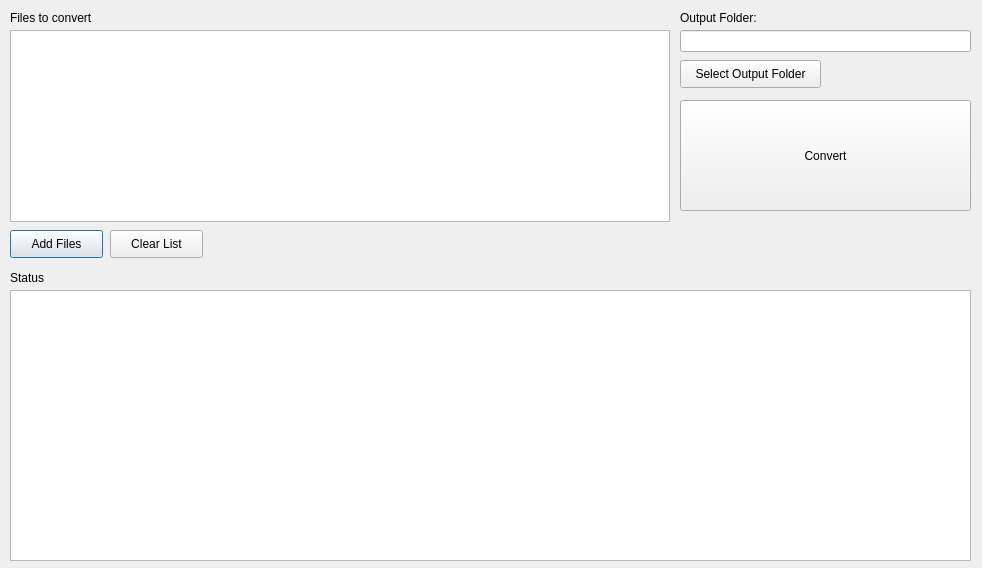
<?xml version="1.0" encoding="UTF-8"?>
<ui version="4.0">
 <class>PioRangeConvertClass</class>
 <widget class="QDialog" name="PioRangeConvertClass">
  <property name="geometry">
   <rect>
    <x>0</x>
    <y>0</y>
    <width>982</width>
    <height>568</height>
   </rect>
  </property>
  <property name="windowTitle">
   <string>PioRangeConvert</string>
  </property>
  <widget class="QListWidget" name="fileList">
   <property name="geometry">
    <rect>
     <x>10</x>
     <y>30</y>
     <width>660</width>
     <height>192</height>
    </rect>
   </property>
   <property name="sizePolicy">
    <sizepolicy hsizetype="Fixed" vsizetype="Fixed">
     <horstretch>0</horstretch>
     <verstretch>0</verstretch>
    </sizepolicy>
   </property>
   <property name="acceptDrops">
    <bool>true</bool>
   </property>
   <property name="dragDropMode">
    <enum>QAbstractItemView::DropOnly</enum>
   </property>
  </widget>
  <widget class="QPushButton" name="addButton">
   <property name="geometry">
    <rect>
     <x>10</x>
     <y>230</y>
     <width>93</width>
     <height>28</height>
    </rect>
   </property>
   <property name="text">
    <string>Add Files</string>
   </property>
  </widget>
  <widget class="QPushButton" name="clearButton">
   <property name="geometry">
    <rect>
     <x>110</x>
     <y>230</y>
     <width>93</width>
     <height>28</height>
    </rect>
   </property>
   <property name="text">
    <string>Clear List</string>
   </property>
  </widget>
  <widget class="QPushButton" name="selectOutputButton">
   <property name="geometry">
    <rect>
     <x>680</x>
     <y>60</y>
     <width>141</width>
     <height>28</height>
    </rect>
   </property>
   <property name="text">
    <string>Select Output Folder</string>
   </property>
  </widget>
  <widget class="QLabel" name="label">
   <property name="geometry">
    <rect>
     <x>680</x>
     <y>10</y>
     <width>91</width>
     <height>16</height>
    </rect>
   </property>
   <property name="text">
    <string>Output Folder: </string>
   </property>
  </widget>
  <widget class="QLineEdit" name="folderEdit">
   <property name="geometry">
    <rect>
     <x>680</x>
     <y>30</y>
     <width>291</width>
     <height>22</height>
    </rect>
   </property>
   <property name="readOnly">
    <bool>true</bool>
   </property>
  </widget>
  <widget class="QLabel" name="label_2">
   <property name="geometry">
    <rect>
     <x>10</x>
     <y>10</y>
     <width>191</width>
     <height>16</height>
    </rect>
   </property>
   <property name="text">
    <string>Files to convert</string>
   </property>
  </widget>
  <widget class="QPushButton" name="convertButton">
   <property name="geometry">
    <rect>
     <x>680</x>
     <y>100</y>
     <width>291</width>
     <height>111</height>
    </rect>
   </property>
   <property name="text">
    <string>Convert</string>
   </property>
  </widget>
  <widget class="QLabel" name="label_3">
   <property name="geometry">
    <rect>
     <x>10</x>
     <y>270</y>
     <width>55</width>
     <height>16</height>
    </rect>
   </property>
   <property name="text">
    <string>Status</string>
   </property>
  </widget>
  <widget class="QTextEdit" name="status">
   <property name="geometry">
    <rect>
     <x>10</x>
     <y>290</y>
     <width>961</width>
     <height>271</height>
    </rect>
   </property>
   <property name="readOnly">
    <bool>true</bool>
   </property>
  </widget>
 </widget>
 <layoutdefault spacing="6" margin="11"/>
 <resources>
  <include location="piorangeconvert.qrc"/>
 </resources>
 <connections>
  <connection>
   <sender>addButton</sender>
   <signal>clicked()</signal>
   <receiver>PioRangeConvertClass</receiver>
   <slot>add_files()</slot>
   <hints>
    <hint type="sourcelabel">
     <x>61</x>
     <y>239</y>
    </hint>
    <hint type="destinationlabel">
     <x>300</x>
     <y>268</y>
    </hint>
   </hints>
  </connection>
  <connection>
   <sender>clearButton</sender>
   <signal>clicked()</signal>
   <receiver>PioRangeConvertClass</receiver>
   <slot>clear_list()</slot>
   <hints>
    <hint type="sourcelabel">
     <x>155</x>
     <y>241</y>
    </hint>
    <hint type="destinationlabel">
     <x>313</x>
     <y>246</y>
    </hint>
   </hints>
  </connection>
  <connection>
   <sender>selectOutputButton</sender>
   <signal>clicked()</signal>
   <receiver>PioRangeConvertClass</receiver>
   <slot>select_output_folder()</slot>
   <hints>
    <hint type="sourcelabel">
     <x>796</x>
     <y>76</y>
    </hint>
    <hint type="destinationlabel">
     <x>566</x>
     <y>70</y>
    </hint>
   </hints>
  </connection>
  <connection>
   <sender>convertButton</sender>
   <signal>clicked()</signal>
   <receiver>PioRangeConvertClass</receiver>
   <slot>convert()</slot>
   <hints>
    <hint type="sourcelabel">
     <x>852</x>
     <y>172</y>
    </hint>
    <hint type="destinationlabel">
     <x>534</x>
     <y>242</y>
    </hint>
   </hints>
  </connection>
  <connection>
   <sender>fileList</sender>
   <signal>itemSelectionChanged()</signal>
   <receiver>PioRangeConvertClass</receiver>
   <slot>selection_changed()</slot>
   <hints>
    <hint type="sourcelabel">
     <x>419</x>
     <y>158</y>
    </hint>
    <hint type="destinationlabel">
     <x>423</x>
     <y>238</y>
    </hint>
   </hints>
  </connection>
 </connections>
 <slots>
  <slot>add_files()</slot>
  <slot>clear_list()</slot>
  <slot>select_output_folder()</slot>
  <slot>convert()</slot>
  <slot>selection_changed()</slot>
 </slots>
</ui>
